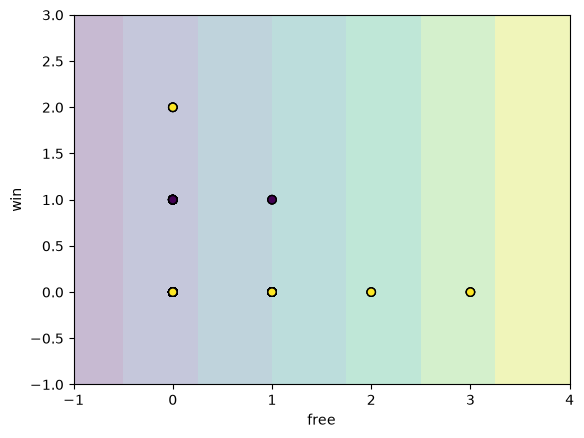

Python code for this plot:
import pandas as pd
from pathlib import Path
from sklearn.model_selection import train_test_split
from sklearn.linear_model import Perceptron
from sklearn.metrics import accuracy_score
from sklearn.inspection import DecisionBoundaryDisplay
import matplotlib.pyplot as plt
import kagglehub

path = Path(kagglehub.dataset_download("uciml/sms-spam-collection-dataset"))
print(path)

# UCI SMS dataset is not UTF-8; latin-1 avoids UnicodeDecodeError
df = pd.read_csv(path / "spam.csv", encoding="latin-1")
df = df.rename(columns={"v1": "label", "v2": "message"})

keywords = ["free", "win"]


def keyword_freq(text, word):
    return str(text).lower().count(word)


df["kw1"] = df["message"].apply(lambda t: keyword_freq(t, keywords[0]))
df["kw2"] = df["message"].apply(lambda t: keyword_freq(t, keywords[1]))

X = df[["kw1", "kw2"]].values
y = df["label"].map({"ham": 0, "spam": 1})

X_train, X_test, y_train, y_test = train_test_split(X, y, test_size=0.2, random_state=42)

clf = Perceptron(eta0=0.1, max_iter=1000)
clf.fit(X_train, y_train)

print(accuracy_score(y_test, clf.predict(X_test)))

DecisionBoundaryDisplay.from_estimator(clf, X_test, alpha=0.3)
plt.scatter(X_test[:, 0], X_test[:, 1], c=y_test, edgecolors="k")
plt.xlabel(keywords[0])
plt.ylabel(keywords[1])
out = Path(__file__).resolve().parent / "PerceptronSpamFilter.png"
plt.savefig(out, bbox_inches="tight")
plt.close()
print(f"Saved {out}")
